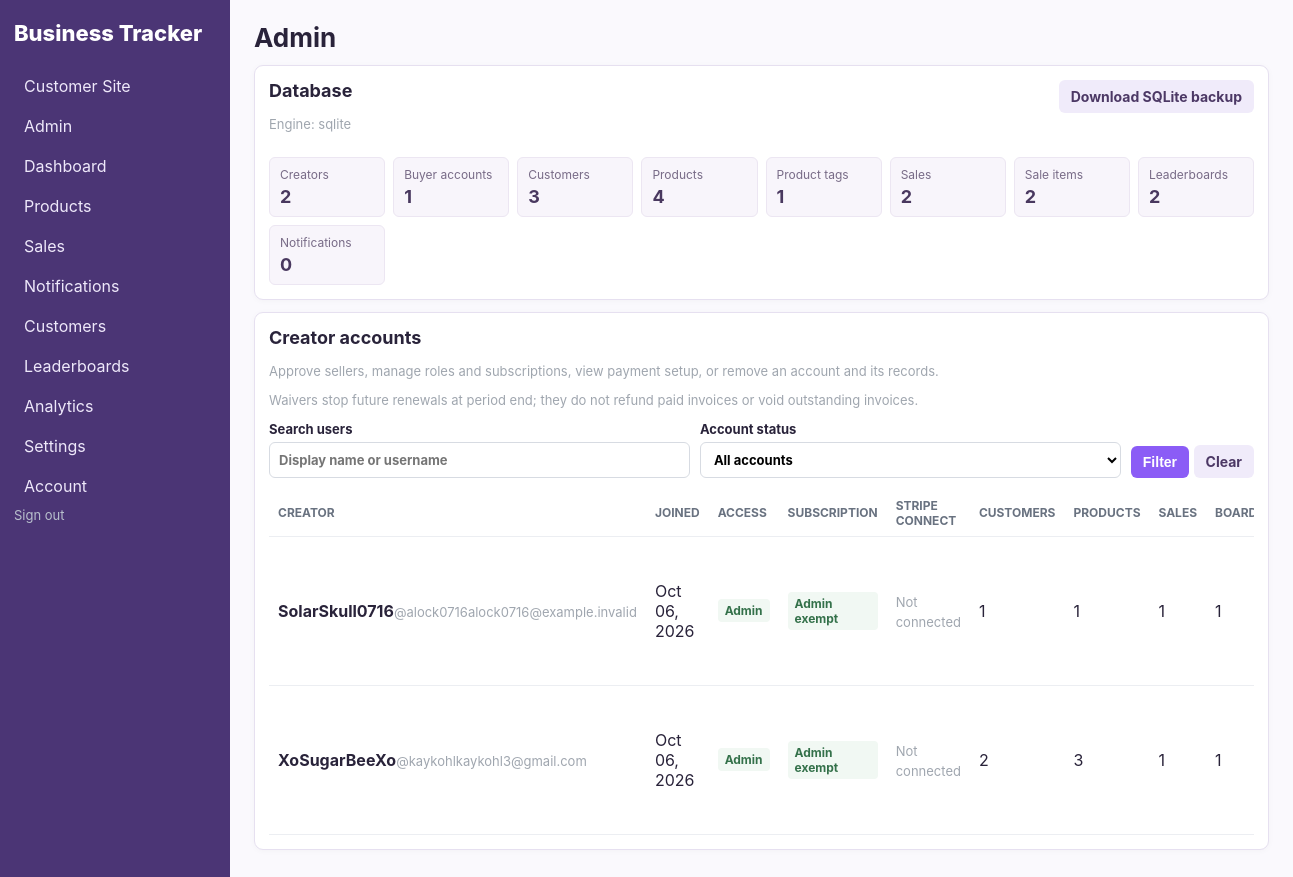
Page /admin (signed in) on the committed database.
### models.py (models this page shows)
class CreatorAccount(db.Model):
    __tablename__ = 'creator_account'
    id = db.Column(db.Integer, primary_key=True)
    username = db.Column(db.String(64), nullable=False, unique=True)
    email = db.Column(db.String(255), nullable=False, unique=True)
    display_name = db.Column(db.String(120))
    bio = db.Column(db.Text)
    password_hash = db.Column(db.String(255), nullable=False)
    is_admin = db.Column(db.Boolean, nullable=False, default=False)
    is_approved = db.Column(db.Boolean, nullable=False, default=False)
    stripe_account_id = db.Column(db.String(255), unique=True)
    stripe_customer_id = db.Column(db.String(255))
    stripe_subscription_id = db.Column(db.String(255))
    stripe_subscription_checkout_session_id = db.Column(db.String(255))
    stripe_subscription_status = db.Column(db.String(40), nullable=False, default='inactive')
    stripe_subscription_period_end = db.Column(db.DateTime)
    subscription_exempt = db.Column(db.Boolean, nullable=False, default=False)
    stripe_charges_enabled = db.Column(db.Boolean, nullable=False, default=False)
    stripe_details_submitted = db.Column(db.Boolean, nullable=False, default=False)
    accepting_orders = db.Column(db.Boolean, nullable=False, default=False)
    banner_notifications = db.Column(db.Boolean, nullable=False, default=True)
    email_notifications = db.Column(db.Boolean, nullable=False, default=False)
    created_at = db.Column(db.DateTime, default=datetime.utcnow, nullable=False)
    version_id = db.Column(db.Integer, nullable=False, default=1)
    __table_args__ = (
        db.Index('uq_creator_stripe_customer_id', 'stripe_customer_id', unique=True),
        db.Index('uq_creator_stripe_subscription_id', 'stripe_subscription_id', unique=True),
    )
    __mapper_args__ = {'version_id_col': version_id}

### app.py (the view)
@app.route('/admin')
def admin_dashboard():
    query = request.args.get('q', '').strip()
    status = request.args.get('status', '')
    accounts_query = CreatorAccount.query
    if query:
        pattern = f'%{query}%'
        accounts_query = accounts_query.filter(or_(
            CreatorAccount.username.ilike(pattern), CreatorAccount.display_name.ilike(pattern),
            CreatorAccount.email.ilike(pattern),
        ))
    if status == 'pending':
        accounts_query = accounts_query.filter(CreatorAccount.is_approved.is_(False))
    elif status == 'active':
        accounts_query = accounts_query.filter(CreatorAccount.is_approved.is_(True))
    elif status == 'admins':
        accounts_query = accounts_query.filter(CreatorAccount.is_admin.is_(True))
    elif status == 'billing':
        accounts_query = accounts_query.filter(
            CreatorAccount.is_admin.is_(False),
            CreatorAccount.subscription_exempt.is_(False),
            CreatorAccount.stripe_subscription_status.notin_(ACTIVE_SUBSCRIPTION_STATUSES),
        )
    pagination = accounts_query.order_by(CreatorAccount.created_at.desc()).paginate(
        page=max(request.args.get('page', 1, type=int), 1), per_page=50, error_out=False
    )
    account_ids = [account.id for account in pagination.items]
    owner_counts = {}
    for name, model in (
        ('customers', Customer), ('products', Product),
        ('sales', Sale), ('leaderboards', Leaderboard),
    ):
        rows = db.session.query(model.owner_id, func.count(model.id)).filter(
            model.owner_id.in_(account_ids)
        ).group_by(model.owner_id).all() if account_ids else []
        owner_counts[name] = dict(rows)
    account_rows = []
    for account in pagination.items:
        account_rows.append({
            'account': account,
            'customers': owner_counts['customers'].get(account.id, 0),
            'products': owner_counts['products'].get(account.id, 0),
            'sales': owner_counts['sales'].get(account.id, 0),
            'leaderboards': owner_counts['leaderboards'].get(account.id, 0),
        })
    database_counts = [
        ('Creators', CreatorAccount.query.count()),
        ('Buyer accounts', StoreCustomer.query.count()),
        ('Customers', Customer.query.count()),
        ('Products', Product.query.count()),
        ('Product tags', ProductTag.query.count()),
        ('Sales', Sale.query.count()),
        ('Sale items', SaleItem.query.count()),
        ('Leaderboards', Leaderboard.query.count()),
        ('Notifications', SellerNotification.query.count()),
    ]
    filters = request.args.to_dict()
    previous_url = url_for('admin_dashboard', **{**filters, 'page': pagination.prev_num}) if pagination.has_prev else None
    next_url = url_for('admin_dashboard', **{**filters, 'page': pagination.next_num}) if pagination.has_next else None
    return render_template(
        'admin/index.html', accounts=account_rows, pagination=pagination,
        database_counts=database_counts, database_engine=db.engine.dialect.name,
        backup_available=db.engine.dialect.name == 'sqlite', query=query, status=status,
        previous_url=previous_url, next_url=next_url,
    )

### app.py (called while the page is built, shortened)
@event.listens_for(Session, 'do_orm_execute')
def scope_creator_queries(execute_state):
    if not execute_state.is_select or not execute_state.is_orm_statement or not has_request_context():
        return
    creator_id = getattr(g, 'creator_id', None)
    if getattr(g, 'is_admin', False):
        return
    if not creator_id or request.endpoint in PUBLIC_ENDPOINTS:
        return
    execute_state.statement = execute_state.statement.options(*(
        with_loader_criteria(model, lambda entity: entity.owner_id == creator_id, include_aliases=True)
        for model in TENANT_MODELS
    ))

@app.before_request
def require_creator():
    creator_id = session.get('creator_id')
    creator = db.session.get(CreatorAccount, creator_id) if creator_id else None
    if creator is None or not creator.is_approved:
        session.clear()
        return redirect(url_for('login', next=request.full_path))
    g.creator = creator
    g.creator_id = creator.id
    g.is_admin = creator.is_admin
    if request.endpoint and request.endpoint.startswith('admin_') and not creator.is_admin:
        abort(403)
    if not creator.is_admin and not creator.subscription_exempt and creator.stripe_subscription_status not in ACTIVE_SUBSCRIPTION_STATUSES:
        if request.endpoint not in BILLING_ACCESS_ENDPOINTS:
            return redirect(url_for('seller_billing'))

@app.context_processor
def helpers():
    creator = getattr(g, 'creator', None)
    unread_notifications = []
    if creator and creator.banner_notifications:
        unread_notifications = SellerNotification.query.filter_by(
            owner_id=creator.id, read_at=None
        ).order_by(SellerNotification.created_at.desc()).limit(3).all()
    return {
        'money': lambda x: f'${money(x):,.2f}',
        'current_creator': creator,
        'current_store_customer': getattr(g, 'store_customer', None),
        'unread_notifications': unread_notifications,
    }

### templates/admin/index.html (shortened to what this page needs)
{% extends 'base.html' %}
{% block heading %}Admin{% endblock %}
{% block content %}
<section class="panel admin-database-panel">
    <div class="admin-panel-heading">
        <div><h2>Database</h2><p class="muted">Engine: {{database_engine}}</p></div>
        {% if backup_available %}<a class="button secondary" href="{{url_for('admin_database_backup')}}">Download SQLite backup</a>{% endif %}
    </div>
    <div class="admin-database-counts">
        {% for label,count in database_counts %}<div><small>{{label}}</small><strong>{{count}}</strong></div>{% endfor %}
    </div>
</section>
<section class="panel admin-users-panel">
    <div class="admin-panel-heading"><div><h2>Creator accounts</h2><p class="muted">Approve sellers, manage roles and subscriptions, view payment setup, or remove an account and its records.</p><p class="muted">Waivers stop future renewals at period end; they do not refund paid invoices or void outstanding invoices.</p></div></div>
    <form method="get" action="{{url_for('admin_dashboard')}}" class="admin-user-filters">
        <label>Search users<input type="search" name="q" value="{{query}}" placeholder="Display name or username"></label>
        <label>Account status<select name="status"><option value="">All accounts</option></select></label>
        <div><button class="button">Filter</button> <a class="button secondary" href="{{url_for('admin_dashboard')}}">Clear</a></div>
    </form>
    <div class="table-scroll">
        <table class="admin-user-table">
            <thead><tr><th>Creator</th><th>Joined</th><th>Access</th><th>Subscription</th><th>Stripe Connect</th><th>Customers</th><th>Products</th><th>Sales</th><th>Boards</th><th>Actions</th></tr></thead>
            <tbody>
                {% for row in accounts %}
                {% set account = row.account %}
                <tr>
                    <td><strong>{{account.display_name or account.username}}</strong><small class="muted">@{{account.username}}</small><small class="muted">{{account.email}}</small></td>
                    <td>{{account.created_at.strftime('%b %d, %Y')}}</td>
                    <td><span class="admin-account-badge {{'is-active' if account.is_approved else 'is-pending'}}">{{'Admin' if account.is_admin else ('Active' if account.is_approved else 'Pending')}}</span></td>
                    <td><span class="admin-account-badge {{'is-active' if account.subscription_exempt or account.is_admin or account.stripe_subscription_status in ('active', 'trialing') else 'is-pending'}}">{{'Admin exempt' if account.is_admin else ('Waived' if account.subscription_exempt else account.stripe_subscription_status|capitalize)}}</span></td>
                    <td>{% if account.stripe_account_id %}<span class="admin-account-badge {{'is-active' if account.stripe_charges_enabled and account.stripe_details_submitted else 'is-pending'}}">{{'Ready' if account.stripe_charges_enabled and account.stripe_details_submitted else 'Setup pending'}}</span><small class="muted">{{'Purchases enabled' if account.accepting_orders else 'Purchases off'}}</small>{% else %}<span class="muted">Not connected</span>{% endif %}</td>
                    <td>{{row.customers}}</td><td>{{row.products}}</td><td>{{row.sales}}</td><td>{{row.leaderboards}}</td>
                </tr>
                {% else %}<tr><td colspan="10">No creators match these filters.</td></tr>{% endfor %}
            </tbody>
        </table>
    </div>
</section>
{% endblock %}

### static/css/app.css (style rules this page uses)
:root { font-family: Inter, system-ui, -apple-system, Segoe UI, sans-serif; color: #20242b; background: #f5f6f8; }
* { box-sizing: border-box; }
body { margin: 0; display: flex; min-height: 100vh; }
h2 { font-size: 18px; margin-top: 0; }
.cards > div, .panel { background: white; border: 1px solid #e2e5ea; border-radius: 9px; padding: 14px; box-shadow: 0 3px 14px #00000008; }
table { width: 100%; border-collapse: collapse; }
th, td { text-align: left; padding: 8px 9px; border-bottom: 1px solid #eceef2; }
th { font-size: 12px; text-transform: uppercase; color: #697280; }
.button { display: inline-block; border: 0; background: #2e5cff; color: #fff; padding: 8px 12px; border-radius: 6px; text-decoration: none; cursor: pointer; font-weight: 700; }
.secondary { background: #edf0f5; color: #303641; }
.muted { color: #7b8490; font-size: 13px; }
.muted { opacity: 0.72; }
.admin-database-panel, .admin-users-panel { margin-bottom: 12px; }
.admin-panel-heading { display: flex; align-items: flex-start; justify-content: space-between; gap: 14px; }
.admin-panel-heading h2, .admin-panel-heading p { margin-top: 0; }
.admin-database-counts { display: grid; grid-template-columns: repeat(auto-fit, minmax(110px, 1fr)); gap: 8px; margin-top: 12px; }
.admin-database-counts > div { display: grid; gap: 4px; padding: 9px 10px; background: #f8f5fb; border: 1px solid #ece6f2; border-radius: 6px; }
.admin-database-counts small { color: #786b87; font-size: 12px; }
.admin-database-counts strong { color: #49385f; font-size: 18px; }
.admin-user-filters { display: grid; grid-template-columns: minmax(220px, 2fr) minmax(180px, 1fr) auto; align-items: end; gap: 10px; margin-bottom: 12px; }
.admin-user-filters label { min-width: 0; display: grid; gap: 5px; font-size: 13px; font-weight: 700; }
.admin-user-filters input, .admin-user-filters select, .admin-password-form input { width: 100%; min-width: 0; max-width: 100%; height: 36px; padding: 6px 9px; border: 1px solid #d7dbe2; border-radius: 6px; background: #fff; font: inherit; }
.admin-user-table { min-width: 1280px; }
.admin-user-table td { vertical-align: middle; }
.admin-account-badge { display: inline-block; padding: 4px 7px; color: #70578f; background: #f2edf7; border-radius: 4px; font-size: 12px; font-weight: 700; }
.admin-account-badge.is-active { color: #34714a; background: #f1f8f3; }
.admin-user-filters { grid-template-columns: minmax(0, 1fr) minmax(160px, 1fr) auto; }
.cards > div, .panel { box-shadow: 0 1px 6px #00000008; }
.button { font-size: 14px; }
:root { --purple: #8b5cf6; --purple-dark: #6d3fd6; --purple-soft: #f1ebff; --border: #e6e0f0; }
body { background: #faf9fd; color: #29233a; }
.button { background: var(--purple); }
.secondary { background: #f0ebfa; color: #4c3865; }
.cards > div, .panel { border-color: var(--border); }
.table-scroll { overflow-x: auto; -webkit-overflow-scrolling: touch; }
.table-scroll table { min-width: 620px; }

### rows in the picture
CreatorAccount: display_name "SolarSkull0716", username "alock0716", email "alock0716@example.invalid", created_at "Oct 06, 2026", is_admin "Admin", is_admin "Admin exempt"
CreatorAccount: display_name "XoSugarBeeXo", username "kaykohl", email "kaykohl3@gmail.com", created_at "Oct 06, 2026", is_admin "Admin", is_admin "Admin exempt"

### other values in the picture
{{ database_engine }} "sqlite"
{{ label }} "Creators" "Buyer accounts" "Customers" "Products" "Product tags" "Sales" "Sale items" "Leaderboards" "Notifications"
{{ count }} "2" "1" "3" "4" "1" "2" "2" "2" "0"
{{ row.customers }} "1" "2"
{{ row.products }} "1" "3"
{{ row.sales }} "1" "1"
{{ row.leaderboards }} "1" "1"
